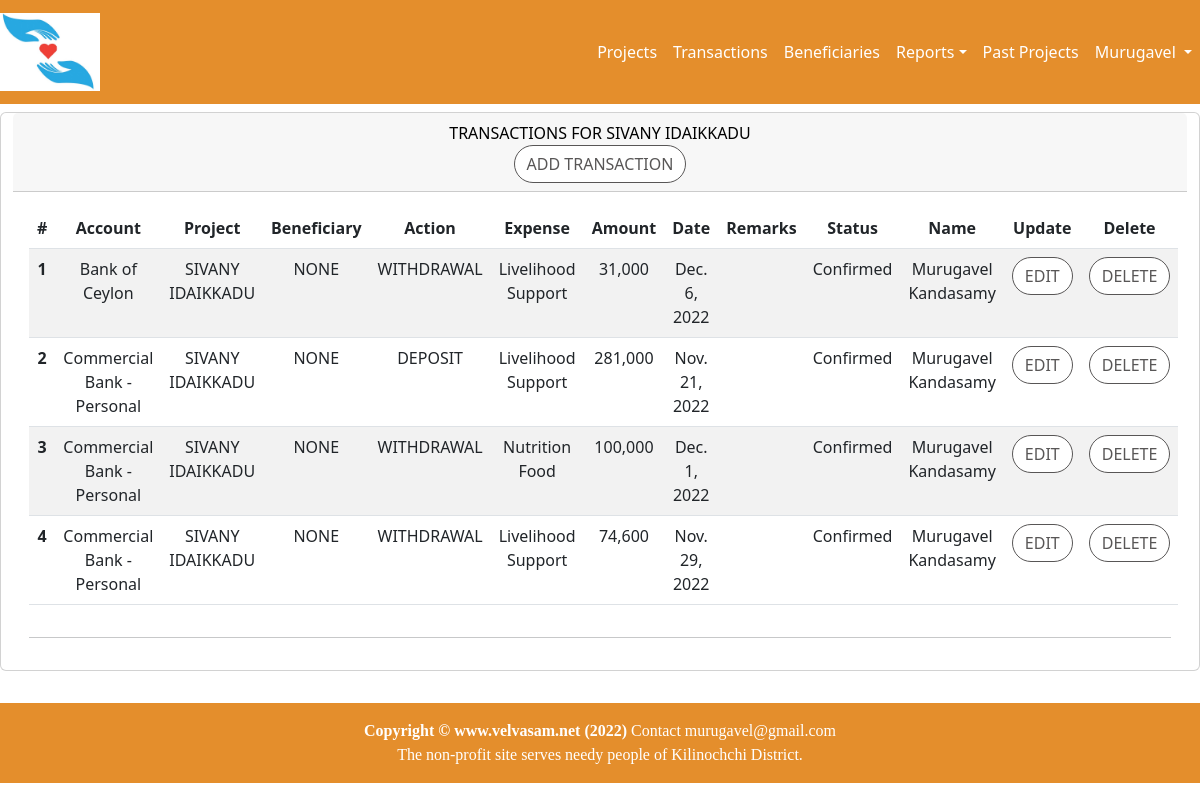
/accounts/transactionList9 (signed in), run on an earlier commit of the app's database.
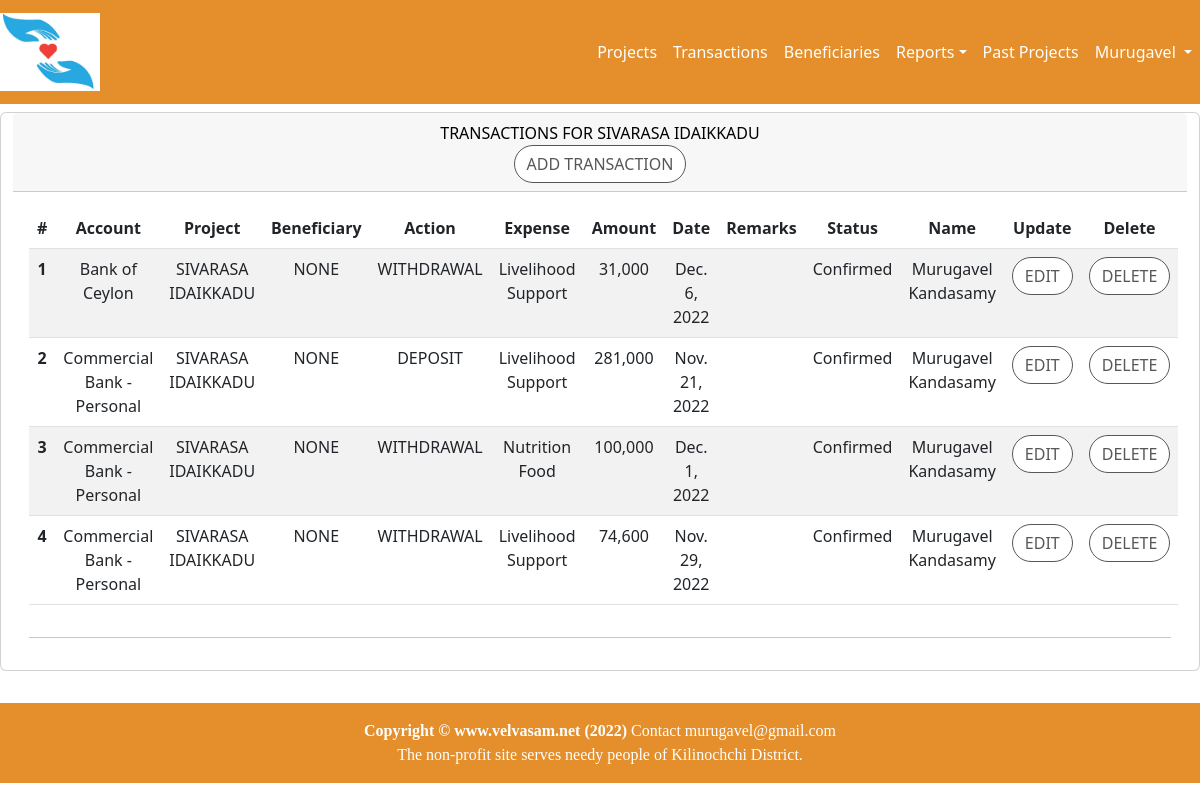
And on a later commit of the database.
### accounts/models.py (models this page shows, shortened)
class Project(models.Model):
    NOT_STARTED = 'NotStarted'
    IN_PROGRESS = 'InProgress'
    COMPLETED   = 'Completed'
    CANCELLED   = 'Cancelled'
    PROJ_STATUS = [
            (NOT_STARTED,'Not Started'),
            (IN_PROGRESS,'In Progress'),
            (COMPLETED,'Completed'),
            (CANCELLED,'Cancelled'),
    ]
    name = models.CharField(max_length=64)
    purpose = models.TextField(max_length=2000, blank=True)
    status = models.CharField(max_length=10,choices=PROJ_STATUS,default=NOT_STARTED)
    startDate = models.DateField(default=timezone.now)
    endDate = models.DateField(null=True, blank=True)
    raisedFund = models.IntegerField(null=True)
    spentFund = models.IntegerField(null=True)
    balance = models.IntegerField(null=True)
    participants = models.IntegerField(null=True,default=0)
    updatedBy = models.ForeignKey(User,on_delete=models.PROTECT)
    updatedOn = models.DateTimeField(default=timezone.now)
    prjType = models.ForeignKey(ProjectType, on_delete=models.PROTECT)

class Transaction(models.Model):
    TxType_DEPOSIT='DEPOSIT'
    TxType_WITHDRWAL='WITHDRAWAL'
    TxType_INCOME='INTEREST'
    TxType_FEES = 'FEES'
    TXTYPE =[
        (TxType_DEPOSIT,'Deposit'),
        (TxType_WITHDRWAL,'Withdraw'),
        (TxType_INCOME,'Interest'),
        (TxType_FEES,'fees'),
    ]
    TXCONFIRM = [
        ('Unconfirmed',"Unconfirmed"),
        ('Confirmed',"Confirmed"),
    ]
    def get_default_beneficiary():
        return Beneficiary.objects.get(id=14).id
    bank = models.ForeignKey(BankAccount, on_delete=models.CASCADE)
    project = models.ForeignKey(Project, on_delete=models.CASCADE)
    owner   = models.ForeignKey(User, related_name='Owner', on_delete=models.PROTECT)
    txType  = models.CharField(max_length=10,choices=TXTYPE)
    exType  = models.ForeignKey(ExpenseType, on_delete=models.CASCADE)
    remarks = models.TextField(max_length=100,blank=True,null=True)
    beneficiary = models.ForeignKey(Beneficiary,on_delete=models.CASCADE, default=get_default_beneficiary)
    amount  = models.IntegerField()
    date    = models.DateField(default=timezone.now)
    receipt = models.FileField(upload_to='transaction/%Y',null=True,blank=True)
    confirmed = models.CharField(max_length=16,choices=TXCONFIRM,default='UnConfirmed')
    updatedBy = models.ForeignKey(User,on_delete=models.PROTECT)
    updatedOn = models.DateTimeField(default=timezone.now)

class BankAccount(models.Model):
    holder = models.ForeignKey(User,related_name='holder', on_delete=models.PROTECT)
    name = models.CharField(max_length=32)
    purpose = models.CharField(max_length=128,null=True,blank=True)
    bank = models.CharField(max_length=32)
    accNumber = models.CharField(max_length=32)
    branch = models.CharField(max_length=128)
    routing = models.CharField(max_length=128)
    telno = models.CharField(max_length=12, null=True, blank=True)
    email = models.CharField(max_length=32,null=True, blank=True)
    balance = models.DecimalField(max_digits=12,decimal_places=2,default=0.0)
    updatedBy = models.ForeignKey(User,on_delete=models.CASCADE)
    updatedOn = models.DateTimeField(default=timezone.now)

class Beneficiary(models.Model):
    CATEGORY = [
        ('Student','Student'),
        ('Teacher','Teacher'),
        ('Patient','Patient'),
        ('Poverty','Poverty'),
    ]
    name =models.CharField(max_length=32)
    mobile=models.CharField(max_length=16,null=True,blank=-True)
    school = models.CharField(max_length=32,null=True,blank=-True)
    grade = models.CharField(max_length=16,null=True,blank=-True)
    account = models.CharField(max_length=32)
    bank=models.CharField(max_length=16)
    branch=models.CharField(max_length=16)
    accountHolder = models.CharField(max_length=32)
    holderMobile = models.CharField(max_length=16,null=True,blank=-True)
    parent = models.CharField(max_length=32,null=True,blank=-True)
    principal= models.CharField(max_length=32,null=True,blank=-True)
    amount = models.IntegerField()
    category = models.CharField(max_length=12,choices=CATEGORY)
    parentMobile=models.CharField(max_length=16,null=True,blank=-True)
    principalMobile = models.CharField(max_length=16,null=True,blank=-True)
    remarks  = models.CharField(max_length=1000,null=True,blank=-True)
    startDate = models.DateField(default=timezone.now)
    endDate = models.DateField(null=True,blank=-True)
    sponsor = models.CharField(max_length=32,null=True,blank=True)
    recommender = models.CharField(max_length=32,null=True,blank=True)

class ExpenseType(models.Model):
    expense = models.CharField(max_length=16)
    prjType = models.ForeignKey(ProjectType, on_delete=models.CASCADE)
    def __str__(self):
        return "%s " % (self.expense)

### accounts/views.py (the view)
# urls.py: re_path(r'transactionList(?P<pk>\d+)', transactionListView, name='transactionList'),
@login_required
def transactionListView(request,pk):
    if request.method == 'GET':
        user = User.objects.get(id=request.user.id)
        userRole = getUserRole(user,'transaction')
        if pk == '0':
            tx = Transaction.objects.all()
            project_name="All projects"
        else:
            tx = Transaction.objects.filter(project_id=pk)
            project_name = Project.objects.get(id=pk).name
        return render(request = request,template_name = "transaction_list.html",context={"transaction_list":tx, "userRole":userRole,'project_name':project_name})

### accounts/views.py (called while the page is built)
def getUserRole(user,table):
    userRole='NONE'
    if user.has_perm('accounts.add_'+table):
        userRole='EDIT'
    elif user.has_perm('accounts.view_'+table):
        userRole='VIEW'
    print('table :'+table+' '+userRole)
    return userRole

### accounts/templates/transaction_list.html (shortened to what the changed rows need)
{% extends 'home/base.html' %}
{% block content %}
{% if userRole == 'NONE' %}
<div class="container-fluid">
    <div class="row text-center justify-content-center">
            <div class="card mt-2 mb-2">
            <div class="card-header">
                <div class="row">
                    <div class="col-sm-12">
                        Unauthorized to view the content
                    </div>
                </div>
            </div>
            </div>
    </div>
</div>
{% else %}
<div class="container-fluid">
    <div class="row text-center justify-content-center">
            <div class="card mt-2 mb-2">
            <div class="card-header">
                <div class="row">
                    <div class="col-sm-12">
                        <strong>Transactions for {{project_name}}</strong><br>
                        {% if userRole == 'EDIT' %}
                        <a href="{% url 'accounts:transactionAdd' %}" class="btn btn-secondary btn-md">Add Transaction</a>
                        {% endif %}
                        </div>
                </div>
            </div>
            <div class="card-body">
                <div class="row">
                    <div class="col-sm-12">
                        <table class="table table-striped table-hover">
                            <thead>
                                <tr>
                                    <th scope="col">#</th>
                                    <th scope="col">Account</th>
                                    <th scope="col">Project</th>
                                    <th scope="col">Beneficiary</th>
                                    <th scope="col">Action</th>
                                    <th scope="col">Expense</th>
                                    <th scope="col">Amount</th>
                                    <th scope="col">Date</th>
                                    <th scope="col">Remarks</th>
                                    <th scope="col">Status</th>
                                    <th scope="col">Name</th>
                                    {% if userRole == 'EDIT' %}
                                    <th scope="col">Update </th>
                                    <th scope="col">Delete </th>
                                    {% endif %}
                                </tr>
                            </thead>
                            <tbody>
                               {% for tx in transaction_list %}
                                <tr>
                                    <th scope=""row">{{forloop.counter}}</th>
                                    <td>{{tx.bank.name}}</td>
                                    <td>{{tx.project.name}}</td>
                                    <td>{{tx.beneficiary.name}}</td>
                                    <td>{{tx.txType}} </td>
                                    <td>{{tx.exType}} </td>
                                    <td>{{tx.amount|floatformat:"-3g"}} </td>
                                    <td>{{tx.date}}</td>
                                    <td>{{tx.remarks}}</td>
                                    <td>{{tx.confirmed}}</td>
                                    <td>{{tx.owner.first_name}} {{tx.owner.last_name}}</td>
                                    {% if userRole == 'EDIT' %}
                                    <td><a href="{% url 'accounts:transactionUpd' tx.id %}" class="btn btn-danger btn-md">Edit</a></td>
                                    <td>
                                        <button type="button" class="btn btn-primary" data-bs-toggle="modal" onclick="confirmDeleteModal('{{tx.id}}')" id="deleteID">
                                            Delete
                                        </button>
                                    </td>
                                    {% endif %}
                                </tr>
                                {% endfor %}
                            </tbody>
                        </table>
                        </div>
                </div>
                <hr>
            </div>
        </div>
    </div>
 </div>
{% endif %}
{% include 'home/footer.html' %}
{% endblock content %}

What changed in the data, as far as the page shows it:
changed Project: name "SIVANY IDAIKKADU" → "SIVARASA IDAIKKADU"
changed through a linked row, Transaction "Dec. 6, 2022": project.name "SIVANY IDAIKKADU" → "SIVARASA IDAIKKADU"
changed through a linked row, Transaction "DEPOSIT": project.name "SIVANY IDAIKKADU" → "SIVARASA IDAIKKADU"
changed through a linked row, Transaction "Dec. 1, 2022": project.name "SIVANY IDAIKKADU" → "SIVARASA IDAIKKADU"
changed through a linked row, Transaction "Nov. 29, 2022": project.name "SIVANY IDAIKKADU" → "SIVARASA IDAIKKADU"
